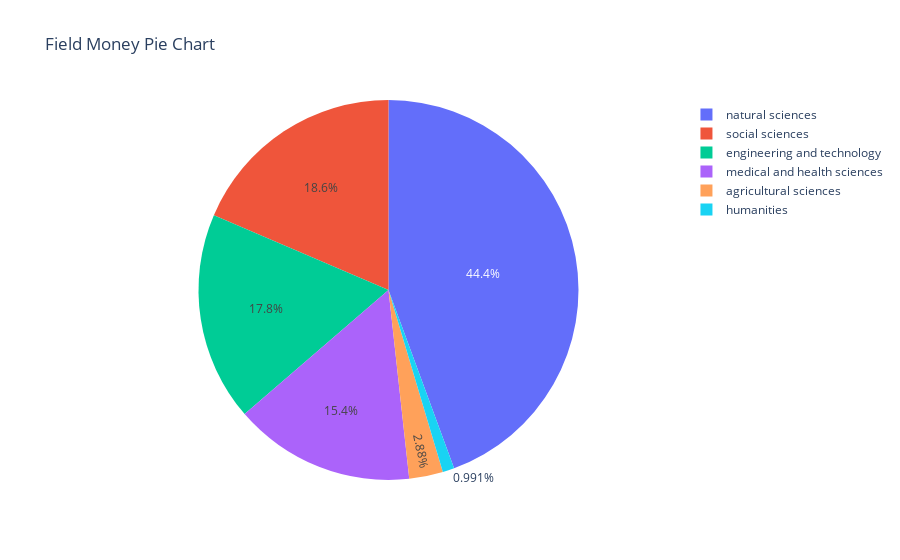

The code cell stored with this chart in its notebook:
### Code cell
# Convert the series to a dataframe
field_money_df = field_money.reset_index()
field_money_df.columns = ['Field', 'Money']

# Create a pie chart
fig = px.pie(field_money_df, values='Money', names='Field', title='Field Money Pie Chart')

# Display the pie chart
fig.show()

### Figure 1 — Plotly figure (JSON) as saved in the notebook; plotly's stock layout.template omitted (floating-point values rounded to 4 significant figures)
{"data": [{"domain": {"x": [0, 1], "y": [0, 1]}, "hovertemplate": "Field=%{label}<br>Money=%{value}<extra></extra>", "labels": ["agricultural sciences", "engineering and technology", "humanities", "medical and health sciences", "natural sciences", "social sciences"], "legendgroup": "", "name": "", "showlegend": true, "type": "pie", "values": [2.878, 17.78, 0.991, 15.41, 44.39, 18.55]}], "layout": {"legend": {"tracegroupgap": 0}, "title": {"text": "Field Money Pie Chart"}}}
